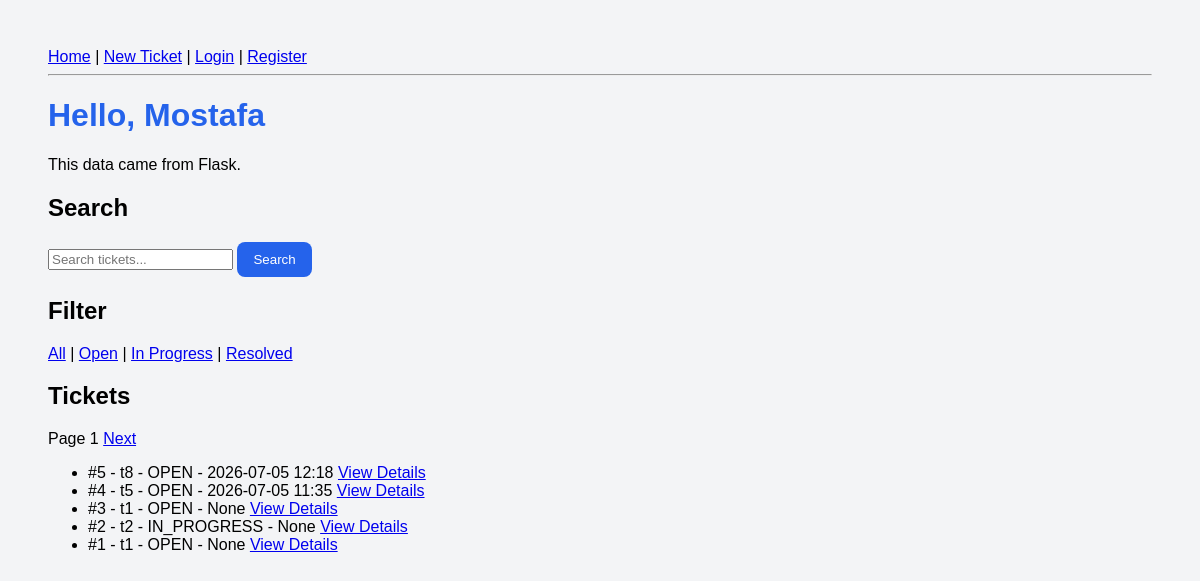
Before: / with the older database file.
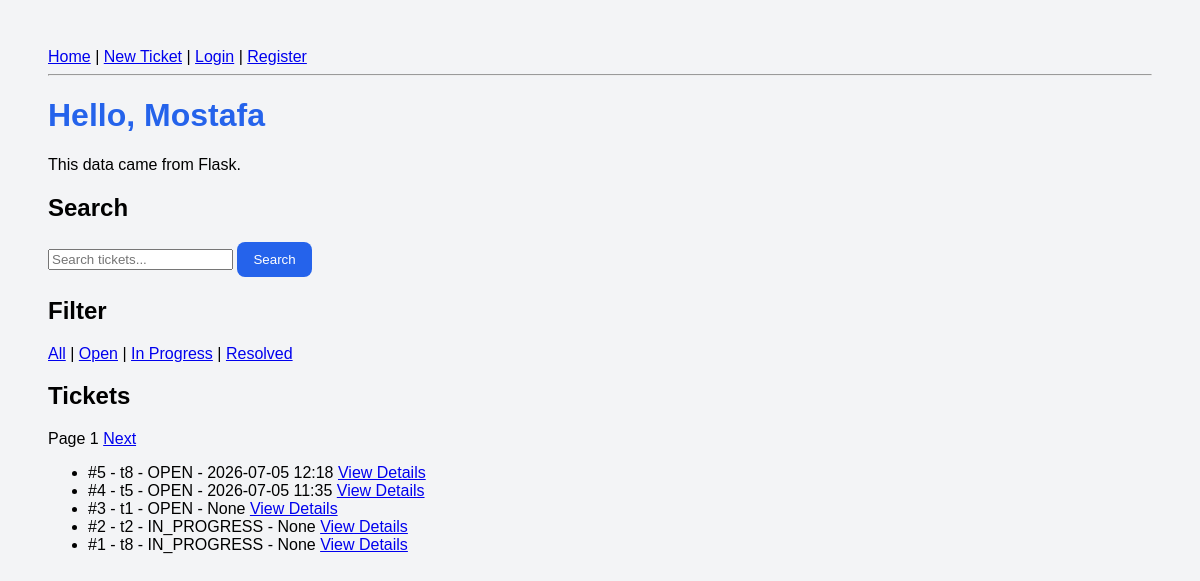
After: the same page with the newer database file.
### tables this page shows
CREATE TABLE tickets (
            id INTEGER PRIMARY KEY AUTOINCREMENT,
            title TEXT NOT NULL,
            status TEXT NOT NULL,
            description TEXT NOT NULL
        , user_id INTEGER REFERENCES users(id), created_at TEXT);

### ticket_routes.py (the view)
@ticket_bp.route("/")
def home():
    user_name = "Mostafa"
    status = request.args.get("status")
    q = request.args.get("q")
    page = request.args.get("page", 1, type=int)
    page_size = 5
    tickets = get_filtered_tickets(status, q, page, page_size)
    return render_template(
        "home.html",
        name=user_name,
        tickets=tickets,
        selected_status=status,
        search_keyword=q,
        page=page
    )

### app.py (called while the page is built)
@app.context_processor
def inject_csrf_token():
    return {
        "csrf_token": generate_csrf_token
    }

### database.py (called while the page is built)
def get_connection():
    connection = sqlite3.connect(DATABASE_NAME)
    connection.row_factory = sqlite3.Row # this allows us to access columns by name instead of index
    return connection

### ticket_repository.py (called while the page is built)
def row_to_ticket(row):
    return Ticket(
        id=row["id"],
        title=row["title"],
        status=TicketStatus(row["status"]),
        description=row["description"],
        user_id=row["user_id"],
        created_at=row["created_at"]
    )

def find_by_filters(status, keyword,limit=10, offset=0):
    connection = get_connection()
    sql = "SELECT * FROM tickets WHERE 1=1"
    params = []
    if status:
        sql += " AND status = ?"
        params.append(status)
    if keyword:
        sql += " AND (title LIKE ? OR description LIKE ?)"
        params.append(f"%{keyword}%")
        params.append(f"%{keyword}%")
    sql += " ORDER BY id DESC LIMIT ? OFFSET ?"
    params.append(limit)
    params.append(offset)
    rows = connection.execute(sql, params).fetchall()
    connection.close()
    return [row_to_ticket(row) for row in rows]

### templates/home.html (shortened to what this page needs)
{% extends "base.html" %}
{% block content %}
<h1>Hello, {{ name }}</h1>
<p>This data came from Flask.</p>
<h2>Search</h2>
<form action="{{ url_for('tickets.home') }}" method="get">
    <input
        type="text"
        name="q"
        placeholder="Search tickets..."
        value="{{ search_keyword or '' }}"
    >
    <button type="submit">Search</button>
</form>
<h2>Filter</h2>
<a href="{{ url_for('tickets.home') }}">All</a>
|
<a href="{{ url_for('tickets.home', status='OPEN') }}">Open</a>
|
<a href="{{ url_for('tickets.home', status='IN_PROGRESS') }}">In Progress</a>
|
<a href="{{ url_for('tickets.home', status='RESOLVED') }}">Resolved</a>
<h2>Tickets</h2>
<div>
    <span>Page {{ page }}</span>
    <a href="{{ url_for('tickets.home', page=page+1, status=selected_status, q=search_keyword) }}">
        Next
    </a>
</div>
<ul>
    {% for ticket in tickets %}
        <li>
            #{{ ticket.id }} - {{ ticket.title }} - {{ ticket.status.value }} - {{ ticket.created_at }}
            <a href="{{ url_for('tickets.ticket_details', ticket_id=ticket.id) }}">View Details</a>
        </li>
    {% endfor %}
</ul>
{% endblock %}

Changed rows visible on the page:
changed tickets id 1: title "t1" → "t8"; status.value "OPEN" → "IN_PROGRESS"
